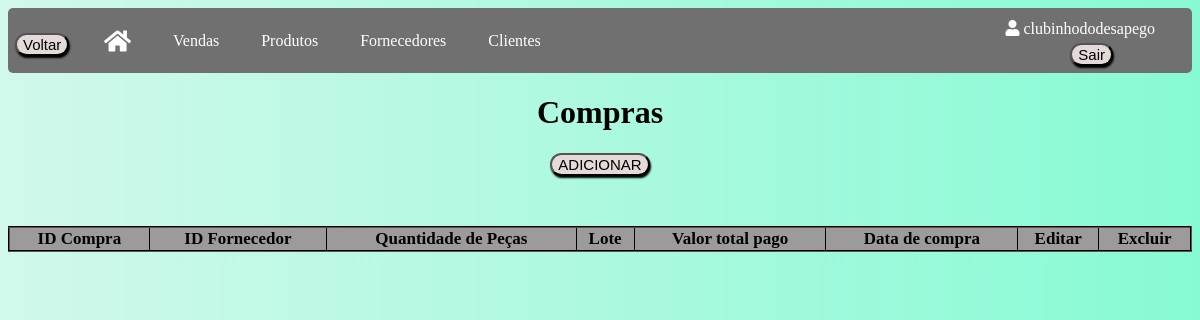
The page /compras (signed in) on the database as committed earlier.
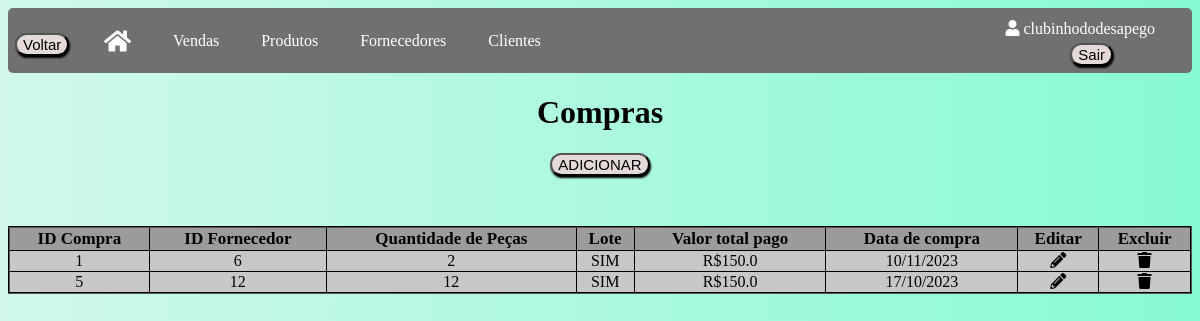
The same page on the database as committed later.
### app/models/tables.py (models this page shows, shortened)
class Usuario(db.Model, UserMixin):
    __tablename__ = "usuarios"
    id = db.Column(db.Integer, primary_key=True, autoincrement=True)
    nome_brecho = db.Column(db.String(100))
    email = db.Column(db.String(84), unique=True)
    usuario = db.Column(db.String(80), unique=True)
    senha = db.Column(db.String(128))
    clientes = db.relationship("Cliente", backref="usuario")
    produtos = db.relationship("Produto", backref="usuario")
    fornecedores = db.relationship("Fornecedor", backref="usuario")
    compras = db.relationship("Compra", backref="usuario")
    vendas = db.relationship("Venda", backref="usuario")

class Compra(db.Model):
    __tablename__ = "compras"
    id = db.Column(db.Integer, primary_key=True, autoincrement=True)
    id_fornecedor = db.Column(db.Integer, db.ForeignKey('fornecedores.id'))
    qtd_pecas = db.Column(db.Integer)
    lote = db.Column(db.String(3))
    val_total_pg = db.Column(db.Float)
    dta_compra = db.Column(db.Date)
    id_usuario = db.Column(db.Integer, db.ForeignKey('usuarios.id'))
    fornecedor = db.relationship('Fornecedor', foreign_keys=id_fornecedor)

### app/default.py (the view)
@login_required
@app.route("/compras", methods=['GET', 'POST'])
def compras():
    compras = Compra.query.filter_by(id_usuario=current_user.id).all()
    return render_template('compras.html', compras=compras)

### app/default.py (called while the page is built)
@login_manager.user_loader
def load_user(id_usuario):
    return Usuario.query.get(int(id_usuario))

### app/templates/compras.html (shortened to what this page needs)
<!DOCTYPE html>
<html lang="en">
<head>
    <link rel="stylesheet" type="text/css" href="{{ url_for('static', filename='css/compras.css') }}">
    <link rel="stylesheet" href="https://cdnjs.cloudflare.com/ajax/libs/font-awesome/5.15.3/css/all.min.css">
    <link rel="stylesheet" type="text/css" href="https://cdn.datatables.net/1.11.5/css/jquery.dataTables.min.css">
</head>
<body>
    <div class="usuario-logado"><i class="fas fa-user"></i> {{ current_user.usuario }}</div>
    <div class="logout">
        <form method="POST" action="{{ url_for('logout') }}">
            <button class="button" type="submit">Sair</button>
        </form>
    </div>
    <div class="navbar">
        <button onclick="window.history.back()" class="button button_voltar">Voltar</button>
        <a href="/home"><i class="fas fa-home icone-casa"></i></a>
        <a href="/vendas">Vendas</a>
        <a href="/produtos">Produtos</a>
        <a href="/fornecedores">Fornecedores</a>
        <a href="/clientes">Clientes</a>
    </div>
    <h1 class="titulo">Compras</h1>
    <button class="button_adc"><a href="comprascadastro">ADICIONAR</a></button>
    <table id="tabelaCompras" class="tabela display" border="2">
        <thead>
            <tr>
                <th>ID Compra</th>
                <th>ID Fornecedor</th>
                <th>Quantidade de Peças</th>
                <th>Lote</th>
                <th>Valor total pago</th>
                <th>Data de compra</th>
                <th>Editar</th>
                <th>Excluir</th>
            </tr>
        </thead>
        <tbody>
            {% for compra in compras %}
            <tr>
                <td>{{ compra.id }}</td>
                <td>{{ compra.id_fornecedor }}</td>
                <td>{{ compra.qtd_pecas }}</td>
                <td>{{ compra.lote }}</td>
                <td>R${{ compra.val_total_pg }}</td>
                <td>{{ compra.dta_compra.strftime("%d/%m/%Y") }}</td>
                <td>
                    <a href="/editarcompras/{{ compra.id }}">
                    <div class="icon-container"><i class="fas fa-pencil-alt"></i></div>
                    </a>
                </td>
                <td>
                    <a href="/excluircompras/{{ compra.id }}" class="excluir-compra" data-id="{{ compra.id }}" data-confirm="Tem certeza de que deseja excluir esta compra?">
                        <div class="icon-container"><i class="fas fa-trash"></i></div>
                    </a>
                </td>
            </tr>
            {% endfor %}
        </tbody>
    </table>
</body>
</html>

### app/static/css/compras.css (style rules this page uses)
body { background: linear-gradient(to right, #d1f8eb, #87fad4); }
.usuario-logado { position: absolute; top: 20px; right: 45px; color: white; }
.logout { position: absolute; top: 43px; right: 87px; }
.button_voltar { position: absolute; top: 33px; left: 15px; }
.button { font-size: 15px; margin-bottom: 13px; background-color: #e4dbd9; cursor: pointer; transition: background-color 0.3s ease; border-radius: 20px; box-shadow: 1px 2px 2px black; }
.navbar { overflow: hidden; background-color: #707070; height: 65px; border-radius: 5px; }
.navbar a { float: left; display: flex; align-items: center; color: white; text-align: center; padding: 0px 16px; text-decoration: none; height: 100%; margin-left: 80px; margin-right: -70px; }
.icone-casa { font-size: 24px; }
.titulo { text-align: center; }
.button_adc { font-size: 15px; margin: 13px auto; background-color: #e4dbd9; cursor: pointer; transition: background-color 0.3s ease; border-radius: 20px; box-shadow: 1px 2px 2px black; display: flex; align-items: center; }
.tabela { border-collapse: collapse; width: 100%; text-align: center; background-color: #c7c7c7; margin-top: 50px; border-color: black; }
th { font-size: 17px; background-color: #9c9a9a; }
a { text-decoration: none; color: #000; }

Rows that differ between the two databases and show on the page:
now on this page (row edited): Compra: id "1", id_fornecedor "6", qtd_pecas "2", lote "SIM", val_total_pg "150.0", dta_compra "10/11/2023"
now on this page (row edited): Compra: id "5", id_fornecedor "12", qtd_pecas "12", lote "SIM", val_total_pg "150.0", dta_compra "17/10/2023"
